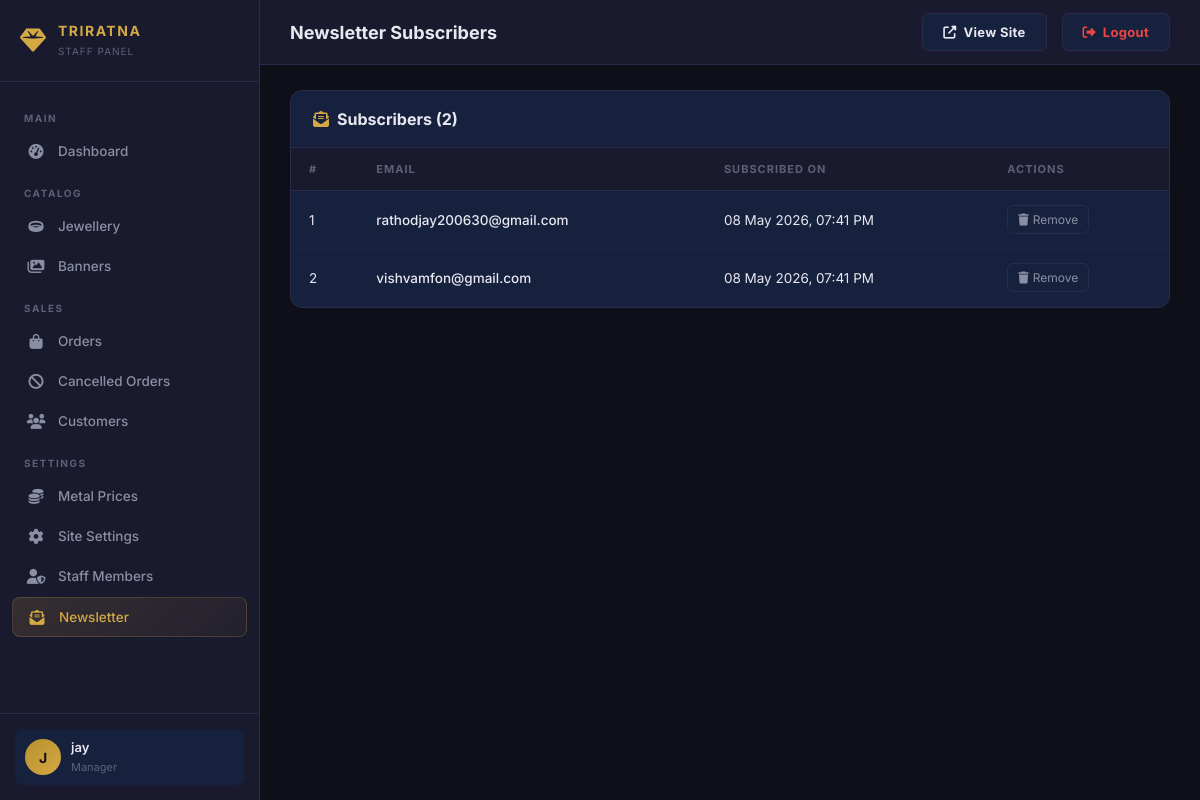
Page /staff-admin/newsletter/ (signed in) on the committed database.
### main/models.py (models this page shows, shortened)
class StaffUser(models.Model):
    ROLE_CHOICES = [
        ('manager', 'Manager'),
        ('sales', 'Sales Staff'),
        ('inventory', 'Inventory Staff'),
    ]
    name = models.CharField(max_length=100)
    email = models.EmailField(unique=True)
    password = models.CharField(max_length=255)
    role = models.CharField(max_length=20, choices=ROLE_CHOICES, default='sales')
    is_active = models.BooleanField(default=True)
    created_at = models.DateTimeField(auto_now_add=True)

class NewsletterSubscriber(models.Model):
    email = models.EmailField(unique=True)
    subscribed_at = models.DateTimeField(auto_now_add=True)

### main/staff_views.py (the view)
    def wrapper(request, *args, **kwargs):
        staff = get_staff_user(request)
        if not staff:
            messages.error(request, "Please login to access the admin panel.")
            return redirect('login')
        request.staff_user = staff
        return view_func(request, *args, **kwargs)

### main/staff_views.py (called while the page is built)
def get_staff_user(request):
    staff_id = request.session.get('staff_id')
    if staff_id:
        try:
            return StaffUser.objects.get(id=staff_id, is_active=True)
        except StaffUser.DoesNotExist:
            return None
    return None

def staff_required(view_func):
    def wrapper(request, *args, **kwargs):
        staff = get_staff_user(request)
        if not staff:
            messages.error(request, "Please login to access the admin panel.")
            return redirect('login')
        request.staff_user = staff
        return view_func(request, *args, **kwargs)
    return wrapper

@staff_required
def staff_newsletter_list(request):
    subscribers = NewsletterSubscriber.objects.all().order_by('-subscribed_at')
    context = {
        'active_page': 'newsletter',
        'staff': request.staff_user,
        'subscribers': subscribers,
    }
    return render(request, 'staff_admin/newsletter_list.html', context)

### templates/staff_admin/newsletter_list.html (shortened to what this page needs)
{% extends 'staff_admin/base.html' %}
{% block page_title %}Newsletter Subscribers{% endblock %}
{% block content %}
<div class="data-section">
    <div class="data-header">
        <h3><i class="fa-solid fa-envelope-open-text" style="color:var(--gold);margin-right:8px;"></i>Subscribers ({{ subscribers|length }})</h3>
    </div>
    <table class="data-table">
        <thead>
            <tr>
                <th>#</th>
                <th>Email</th>
                <th>Subscribed On</th>
                <th>Actions</th>
            </tr>
        </thead>
        <tbody>
            {% for sub in subscribers %}
            <tr>
                <td>{{ forloop.counter }}</td>
                <td style="font-weight:500;">{{ sub.email }}</td>
                <td>{{ sub.subscribed_at|date:"d M Y, h:i A" }}</td>
                <td>
                    <div class="table-actions">
                        <a href="{% url 'staff_newsletter_delete' sub.pk %}" class="delete-btn" title="Remove"
                            onclick="return confirm('Remove subscriber {{ sub.email }}?')">
                            <i class="fa-solid fa-trash"></i> Remove
                        </a>
                    </div>
                </td>
            </tr>
            {% endfor %}
        </tbody>
    </table>
</div>
{% endblock %}

### templates/staff_admin/base.html (shortened to what this page needs)
{% load static %}
<!DOCTYPE html>
<html lang="en">
<head>
    <link rel="stylesheet" href="https://cdnjs.cloudflare.com/ajax/libs/font-awesome/6.5.1/css/all.min.css">
    <link rel="stylesheet" href="{% static 'css/staff_admin.css' %}?v=1.0">
</head>
<body>
    <div class="admin-layout">
        <aside class="admin-sidebar" id="adminSidebar">
            <div class="sidebar-brand">
                <i class="fa-solid fa-gem"></i>
                <div class="brand-text">
                    <h3>TRIRATNA</h3>
                    <span>Staff Panel</span>
                </div>
            </div>
            <nav class="sidebar-nav">
                <div class="nav-section-title">Main</div>
                <a href="{% url 'staff_dashboard' %}" class="nav-item {% if active_page == 'dashboard' %}active{% endif %}">
                    <i class="fa-solid fa-gauge-high"></i> Dashboard
                </a>
                <div class="nav-section-title">Catalog</div>
                <a href="{% url 'staff_jewellery_list' %}" class="nav-item {% if active_page == 'jewellery' %}active{% endif %}">
                    <i class="fa-solid fa-ring"></i> Jewellery
                </a>
                <a href="{% url 'staff_banner_list' %}" class="nav-item {% if active_page == 'banners' %}active{% endif %}">
                    <i class="fa-solid fa-images"></i> Banners
                </a>
                <div class="nav-section-title">Sales</div>
                <a href="{% url 'staff_order_list' %}" class="nav-item {% if active_page == 'orders' %}active{% endif %}">
                    <i class="fa-solid fa-bag-shopping"></i> Orders
                </a>
                <a href="{% url 'staff_cancelled_orders' %}" class="nav-item {% if active_page == 'cancelled' %}active{% endif %}">
                    <i class="fa-solid fa-ban"></i> Cancelled Orders
                </a>
                <a href="{% url 'staff_customer_list' %}" class="nav-item {% if active_page == 'customers' %}active{% endif %}">
                    <i class="fa-solid fa-users"></i> Customers
                </a>
                <div class="nav-section-title">Settings</div>
                <a href="{% url 'staff_metal_price' %}" class="nav-item {% if active_page == 'metal_price' %}active{% endif %}">
                    <i class="fa-solid fa-coins"></i> Metal Prices
                </a>
                <a href="{% url 'staff_site_settings' %}" class="nav-item {% if active_page == 'settings' %}active{% endif %}">
                    <i class="fa-solid fa-gear"></i> Site Settings
                </a>
                <a href="{% url 'staff_manage_list' %}" class="nav-item {% if active_page == 'staff' %}active{% endif %}">
                    <i class="fa-solid fa-user-shield"></i> Staff Members
                </a>
                <a href="{% url 'staff_newsletter_list' %}" class="nav-item {% if active_page == 'newsletter' %}active{% endif %}">
                    <i class="fa-solid fa-envelope-open-text"></i> Newsletter
                </a>
            </nav>
            <div class="sidebar-footer">
                <div class="sidebar-user">
                    <div class="user-avatar">{{ request.session.staff_name|first|upper }}</div>
                    <div class="user-info">
                        <h4>{{ request.session.staff_name }}</h4>
                        <span>{{ request.session.staff_role }}</span>
                    </div>
                </div>
            </div>
        </aside>
        <main class="admin-main">
            <header class="admin-header">
                <div style="display:flex;align-items:center;gap:12px;">
                    <h2 class="page-title">{% block page_title %}Dashboard{% endblock %}</h2>
                </div>
                <div class="header-actions">
                    <a href="{% url 'home' %}" class="action-btn btn-outline" target="_blank">
                        <i class="fa-solid fa-external-link-alt"></i> View Site
                    </a>
                    <a href="{% url 'staff_logout' %}" class="action-btn btn-outline" style="color:var(--accent-red);border-color:rgba(239,68,68,0.3);">
                        <i class="fa-solid fa-right-from-bracket"></i> Logout
                    </a>
                </div>
            </header>
            <div class="admin-content">
                {% block content %}{% endblock %}
            </div>
        </main>
    </div>
</body>
</html>

### rows in the picture
StaffUser: session.staff_name "jay", session.staff_role "Manager"
NewsletterSubscriber: email "rathodjay200630@gmail.com", subscribed_at "08 May 2026, 07:41 PM"
NewsletterSubscriber: email "vishvamfon@gmail.com", subscribed_at "08 May 2026, 07:41 PM"

### other values in the picture
{{ request.session.staff_name|first|upper }} "J"
{{ subscribers|length }} "2"
